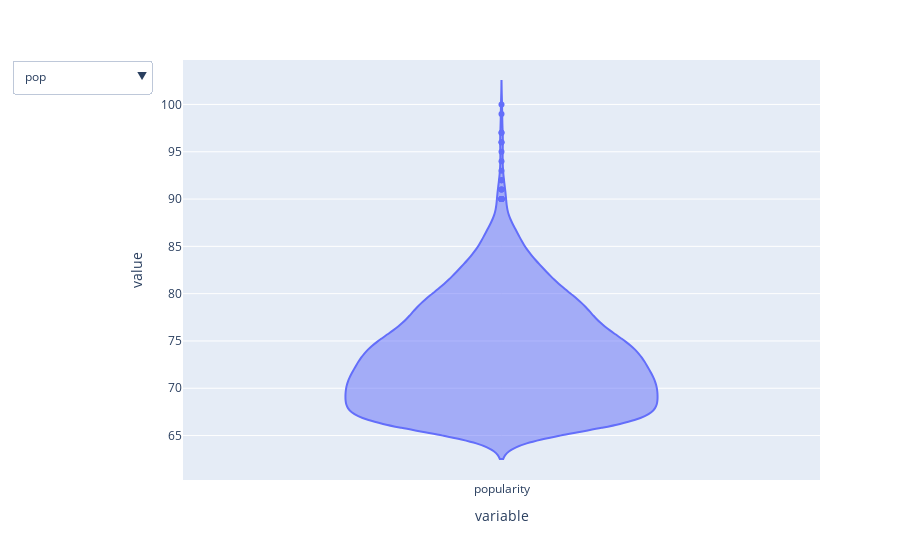

The notebook cell this image was saved under:
### Code cell
# Code for Genre popularity violin plots filterable by genre
songs_df = pd.read_csv('spotify_merged.csv')
genre_list = ['pop', 'r&b', 'rap', 'latin', 'edm', 'hip_hop', 'rock', 'metal',
       'soul', 'motown', 'funk', 'folk', 'country', 'singer-songwriter',
       'blues', 'jazz', 'classical']

figures = {
    f'{genre_list[i]}':px.violin(songs_df['popularity'][songs_df['genre']==f'{genre_list[i]}'], template = 'plotly').update_traces(name=genre_list[i],visible = False)
    for i in np.arange(0,17)
}

defaultgenre = genre_list[0]
violin_pop = figures[defaultgenre].update_traces(visible=True)
for k in figures.keys():
    if k != defaultgenre:
        violin_pop.add_traces(figures[k].data)
        
violin_pop.update_layout(
    updatemenus=[
        {
            "buttons": [
                {
                    "label": k,
                    "method": "update",
                    # list comprehension for which traces are visible
                    "args": [{"visible": [kk == k for kk in figures.keys()]}],
                }
                for k in figures.keys()
            ]
        }
    ]
)

### Figure 1 — Plotly figure (JSON) as saved in the notebook; plotly's stock layout.template omitted (floating-point values rounded to 4 significant figures; data arrays with more than 128 entries replaced by an {"elided": "..."} marker saying what was removed)
{"data": [{"alignmentgroup": "True", "box": {"visible": false}, "hovertemplate": "variable=%{x}<br>value=%{y}<extra></extra>", "legendgroup": "", "marker": {"color": "#636efa"}, "name": "pop", "offsetgroup": "", "orientation": "v", "scalegroup": "True", "showlegend": false, "type": "violin", "visible": true, "x": {"elided": "2450 str values"}, "x0": " ", "xaxis": "x", "y": {"elided": "2450 int values"}, "y0": " ", "yaxis": "y"}, {"alignmentgroup": "True", "box": {"visible": false}, "hovertemplate": "variable=%{x}<br>value=%{y}<extra></extra>", "legendgroup": "", "marker": {"color": "#636efa"}, "name": "r&b", "offsetgroup": "", "orientation": "v", "scalegroup": "True", "showlegend": false, "type": "violin", "visible": false, "x": {"elided": "2519 str values"}, "x0": " ", "xaxis": "x", "y": {"elided": "2519 int values"}, "y0": " ", "yaxis": "y"}, {"alignmentgroup": "True", "box": {"visible": false}, "hovertemplate": "variable=%{x}<br>value=%{y}<extra></extra>", "legendgroup": "", "marker": {"color": "#636efa"}, "name": "rap", "offsetgroup": "", "orientation": "v", "scalegroup": "True", "showlegend": false, "type": "violin", "visible": false, "x": {"elided": "2723 str values"}, "x0": " ", "xaxis": "x", "y": {"elided": "2723 int values"}, "y0": " ", "yaxis": "y"}, {"alignmentgroup": "True", "box": {"visible": false}, "hovertemplate": "variable=%{x}<br>value=%{y}<extra></extra>", "legendgroup": "", "marker": {"color": "#636efa"}, "name": "latin", "offsetgroup": "", "orientation": "v", "scalegroup": "True", "showlegend": false, "type": "violin", "visible": false, "x": {"elided": "1880 str values"}, "x0": " ", "xaxis": "x", "y": {"elided": "1880 int values"}, "y0": " ", "yaxis": "y"}, {"alignmentgroup": "True", "box": {"visible": false}, "hovertemplate": "variable=%{x}<br>value=%{y}<extra></extra>", "legendgroup": "", "marker": {"color": "#636efa"}, "name": "edm", "offsetgroup": "", "orientation": "v", "scalegroup": "True", "showlegend": false, "type": "violin", "visible": false, "x": {"elided": "1928 str values"}, "x0": " ", "xaxis": "x", "y": {"elided": "1928 int values"}, "y0": " ", "yaxis": "y"}, {"alignmentgroup": "True", "box": {"visible": false}, "hovertemplate": "variable=%{x}<br>value=%{y}<extra></extra>", "legendgroup": "", "marker": {"color": "#636efa"}, "name": "hip_hop", "offsetgroup": "", "orientation": "v", "scalegroup": "True", "showlegend": false, "type": "violin", "visible": false, "x": {"elided": "2727 str values"}, "x0": " ", "xaxis": "x", "y": {"elided": "2727 int values"}, "y0": " ", "yaxis": "y"}, {"alignmentgroup": "True", "box": {"visible": false}, "hovertemplate": "variable=%{x}<br>value=%{y}<extra></extra>", "legendgroup": "", "marker": {"color": "#636efa"}, "name": "rock", "offsetgroup": "", "orientation": "v", "scalegroup": "True", "showlegend": false, "type": "violin", "visible": false, "x": {"elided": "2627 str values"}, "x0": " ", "xaxis": "x", "y": {"elided": "2627 int values"}, "y0": " ", "yaxis": "y"}, {"alignmentgroup": "True", "box": {"visible": false}, "hovertemplate": "variable=%{x}<br>value=%{y}<extra></extra>", "legendgroup": "", "marker": {"color": "#636efa"}, "name": "metal", "offsetgroup": "", "orientation": "v", "scalegroup": "True", "showlegend": false, "type": "violin", "visible": false, "x": {"elided": "2308 str values"}, "x0": " ", "xaxis": "x", "y": {"elided": "2308 int values"}, "y0": " ", "yaxis": "y"}, {"alignmentgroup": "True", "box": {"visible": false}, "hovertemplate": "variable=%{x}<br>value=%{y}<extra></extra>", "legendgroup": "", "marker": {"color": "#636efa"}, "name": "soul", "offsetgroup": "", "orientation": "v", "scalegroup": "True", "showlegend": false, "type": "violin", "visible": false, "x": {"elided": "2804 str values"}, "x0": " ", "xaxis": "x", "y": {"elided": "2804 int values"}, "y0": " ", "yaxis": "y"}, {"alignmentgroup": "True", "box": {"visible": false}, "hovertemplate": "variable=%{x}<br>value=%{y}<extra></extra>", "legendgroup": "", "marker": {"color": "#636efa"}, "name": "motown", "offsetgroup": "", "orientation": "v", "scalegroup": "True", "showlegend": false, "type": "violin", "visible": false, "x": {"elided": "2761 str values"}, "x0": " ", "xaxis": "x", "y": {"elided": "2761 int values"}, "y0": " ", "yaxis": "y"}, {"alignmentgroup": "True", "box": {"visible": false}, "hovertemplate": "variable=%{x}<br>value=%{y}<extra></extra>", "legendgroup": "", "marker": {"color": "#636efa"}, "name": "funk", "offsetgroup": "", "orientation": "v", "scalegroup": "True", "showlegend": false, "type": "violin", "visible": false, "x": {"elided": "2817 str values"}, "x0": " ", "xaxis": "x", "y": {"elided": "2817 int values"}, "y0": " ", "yaxis": "y"}, {"alignmentgroup": "True", "box": {"visible": false}, "hovertemplate": "variable=%{x}<br>value=%{y}<extra></extra>", "legendgroup": "", "marker": {"color": "#636efa"}, "name": "folk", "offsetgroup": "", "orientation": "v", "scalegroup": "True", "showlegend": false, "type": "violin", "visible": false, "x": {"elided": "2838 str values"}, "x0": " ", "xaxis": "x", "y": {"elided": "2838 int values"}, "y0": " ", "yaxis": "y"}, {"alignmentgroup": "True", "box": {"visible": false}, "hovertemplate": "variable=%{x}<br>value=%{y}<extra></extra>", "legendgroup": "", "marker": {"color": "#636efa"}, "name": "country", "offsetgroup": "", "orientation": "v", "scalegroup": "True", "showlegend": false, "type": "violin", "visible": false, "x": {"elided": "2868 str values"}, "x0": " ", "xaxis": "x", "y": {"elided": "2868 int values"}, "y0": " ", "yaxis": "y"}, {"alignmentgroup": "True", "box": {"visible": false}, "hovertemplate": "variable=%{x}<br>value=%{y}<extra></extra>", "legendgroup": "", "marker": {"color": "#636efa"}, "name": "singer-songwriter", "offsetgroup": "", "orientation": "v", "scalegroup": "True", "showlegend": false, "type": "violin", "visible": false, "x": {"elided": "2894 str values"}, "x0": " ", "xaxis": "x", "y": {"elided": "2894 int values"}, "y0": " ", "yaxis": "y"}, {"alignmentgroup": "True", "box": {"visible": false}, "hovertemplate": "variable=%{x}<br>value=%{y}<extra></extra>", "legendgroup": "", "marker": {"color": "#636efa"}, "name": "blues", "offsetgroup": "", "orientation": "v", "scalegroup": "True", "showlegend": false, "type": "violin", "visible": false, "x": {"elided": "2588 str values"}, "x0": " ", "xaxis": "x", "y": {"elided": "2588 int values"}, "y0": " ", "yaxis": "y"}, {"alignmentgroup": "True", "box": {"visible": false}, "hovertemplate": "variable=%{x}<br>value=%{y}<extra></extra>", "legendgroup": "", "marker": {"color": "#636efa"}, "name": "jazz", "offsetgroup": "", "orientation": "v", "scalegroup": "True", "showlegend": false, "type": "violin", "visible": false, "x": {"elided": "2844 str values"}, "x0": " ", "xaxis": "x", "y": {"elided": "2844 int values"}, "y0": " ", "yaxis": "y"}, {"alignmentgroup": "True", "box": {"visible": false}, "hovertemplate": "variable=%{x}<br>value=%{y}<extra></extra>", "legendgroup": "", "marker": {"color": "#636efa"}, "name": "classical", "offsetgroup": "", "orientation": "v", "scalegroup": "True", "showlegend": false, "type": "violin", "visible": false, "x": {"elided": "2542 str values"}, "x0": " ", "xaxis": "x", "y": {"elided": "2542 int values"}, "y0": " ", "yaxis": "y"}], "layout": {"legend": {"tracegroupgap": 0}, "margin": {"t": 60}, "updatemenus": [{"buttons": [{"args": [{"visible": [true, false, false, false, false, false, false, false, false, false, false, false, false, false, false, false, false]}], "label": "pop", "method": "update"}, {"args": [{"visible": [false, true, false, false, false, false, false, false, false, false, false, false, false, false, false, false, false]}], "label": "r&b", "method": "update"}, {"args": [{"visible": [false, false, true, false, false, false, false, false, false, false, false, false, false, false, false, false, false]}], "label": "rap", "method": "update"}, {"args": [{"visible": [false, false, false, true, false, false, false, false, false, false, false, false, false, false, false, false, false]}], "label": "latin", "method": "update"}, {"args": [{"visible": [false, false, false, false, true, false, false, false, false, false, false, false, false, false, false, false, false]}], "label": "edm", "method": "update"}, {"args": [{"visible": [false, false, false, false, false, true, false, false, false, false, false, false, false, false, false, false, false]}], "label": "hip_hop", "method": "update"}, {"args": [{"visible": [false, false, false, false, false, false, true, false, false, false, false, false, false, false, false, false, false]}], "label": "rock", "method": "update"}, {"args": [{"visible": [false, false, false, false, false, false, false, true, false, false, false, false, false, false, false, false, false]}], "label": "metal", "method": "update"}, {"args": [{"visible": [false, false, false, false, false, false, false, false, true, false, false, false, false, false, false, false, false]}], "label": "soul", "method": "update"}, {"args": [{"visible": [false, false, false, false, false, false, false, false, false, true, false, false, false, false, false, false, false]}], "label": "motown", "method": "update"}, {"args": [{"visible": [false, false, false, false, false, false, false, false, false, false, true, false, false, false, false, false, false]}], "label": "funk", "method": "update"}, {"args": [{"visible": [false, false, false, false, false, false, false, false, false, false, false, true, false, false, false, false, false]}], "label": "folk", "method": "update"}, {"args": [{"visible": [false, false, false, false, false, false, false, false, false, false, false, false, true, false, false, false, false]}], "label": "country", "method": "update"}, {"args": [{"visible": [false, false, false, false, false, false, false, false, false, false, false, false, false, true, false, false, false]}], "label": "singer-songwriter", "method": "update"}, {"args": [{"visible": [false, false, false, false, false, false, false, false, false, false, false, false, false, false, true, false, false]}], "label": "blues", "method": "update"}, {"args": [{"visible": [false, false, false, false, false, false, false, false, false, false, false, false, false, false, false, true, false]}], "label": "jazz", "method": "update"}, {"args": [{"visible": [false, false, false, false, false, false, false, false, false, false, false, false, false, false, false, false, true]}], "label": "classical", "method": "update"}]}], "violinmode": "group", "xaxis": {"anchor": "y", "domain": [0, 1], "title": {"text": "variable"}}, "yaxis": {"anchor": "x", "domain": [0, 1], "title": {"text": "value"}}}}
